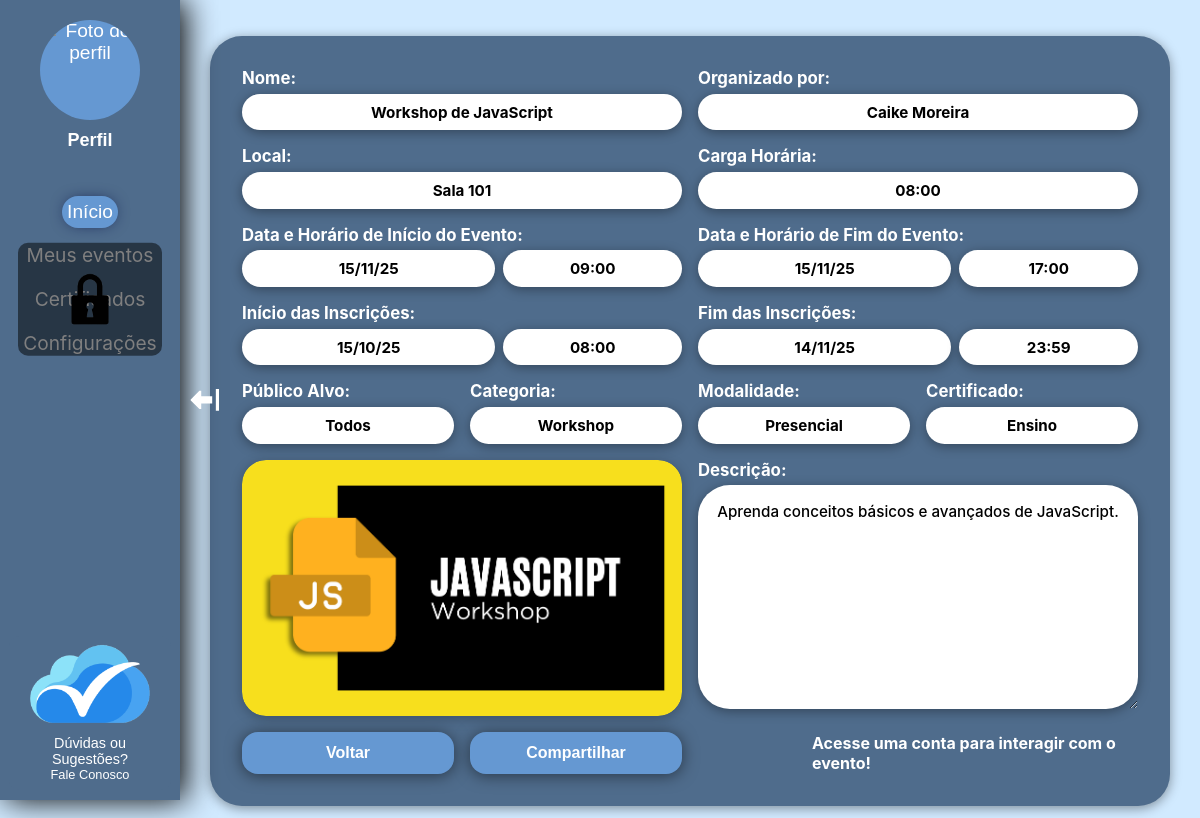
The page /PaginasPublicas/ContainerPublico.php?pagina=evento&id=1 on the database its author committed.
### tables this page shows
CREATE TABLE evento(
    cod_evento INT PRIMARY KEY NOT NULL,
    categoria VARCHAR(40) NOT NULL,
    nome VARCHAR(100) NOT NULL,
    lugar VARCHAR(40) NOT NULL,
    descricao VARCHAR(500),
    publico_alvo VARCHAR(100),
    inicio DATETIME NOT NULL,
    conclusao DATETIME NOT NULL,
    duracao FLOAT, 
    duracao_organizador FLOAT NULL COMMENT 'Carga horária do organizador (se NULL, usa a mesma do participante)',
    certificado TINYINT(1) NOT NULL DEFAULT 0,
    tipo_certificado VARCHAR(50) NULL DEFAULT 'Sem certificacao',
    modalidade ENUM('Presencial','Online','Híbrido') NOT NULL DEFAULT 'Presencial',
    imagem VARCHAR(255) NULL,
    inicio_inscricao DATETIME NULL,
    fim_inscricao DATETIME NULL,
    modelo_certificado_participante VARCHAR(255) NULL DEFAULT 'ModeloExemplo.pptx' COMMENT 'Nome do arquivo do modelo de certificado para participantes',
    modelo_certificado_organizador VARCHAR(255) NULL DEFAULT 'ModeloExemploOrganizador.pptx' COMMENT 'Nome do arquivo do modelo de certificado para organizadores'
);

CREATE TABLE usuario(
    CPF CHAR(11) PRIMARY KEY,
    Nome VARCHAR(100),
    Email VARCHAR(100),
    Senha VARCHAR(255),
    RA CHAR(7) NULL,
    Codigo VARCHAR(8),
    Organizador TINYINT(1) NOT NULL DEFAULT 0,
    TemaSite TINYINT(1) NOT NULL DEFAULT 0,
    FotoPerfil VARCHAR(255) NULL,
    CONSTRAINT chk_codigo_organizador CHECK (
        (Organizador = 0) OR 
        (Organizador = 1 AND Codigo IS NOT NULL)
    ),
    CONSTRAINT chk_tema_site CHECK (TemaSite IN (0,1))
);

### PaginasPublicas/CartaodoEvento.php (the view, shortened to what this page needs)
<!DOCTYPE html>
<html lang="pt-br">
<head>
    <link rel="stylesheet" href="../styleGlobal.css" />
    <link rel="stylesheet" href="../styleGlobalMobile.css" media="(max-width: 767px)" />
    <?php
    include_once('../BancoDados/conexao.php');
    $id_evento = isset($_GET['cod_evento']) ? (int)$_GET['cod_evento'] : (isset($_GET['id']) ? (int)$_GET['id'] : 1);
    $sql = "SELECT e.*, u.Nome as nome_organizador
            FROM evento e
            LEFT JOIN organiza o ON e.cod_evento = o.cod_evento
            LEFT JOIN usuario u ON o.CPF = u.CPF
            WHERE e.cod_evento = $id_evento";
    $resultado = mysqli_query($conexao, $sql);
    if ($resultado && mysqli_num_rows($resultado) > 0) {
        $evento = mysqli_fetch_assoc($resultado);
        $data_inicio = date('d/m/y', strtotime($evento['inicio']));
        $data_fim = date('d/m/y', strtotime($evento['conclusao']));
        $hora_inicio = date('H:i', strtotime($evento['inicio']));
        $hora_fim = date('H:i', strtotime($evento['conclusao']));
        $data_inicio_inscricao = '-';
        $data_fim_inscricao = '-';
        $hora_inicio_inscricao = '-';
        $hora_fim_inscricao = '-';
        if (!empty($evento['inicio_inscricao'])) {
            $data_inicio_inscricao = date('d/m/y', strtotime($evento['inicio_inscricao']));
            $hora_inicio_inscricao = date('H:i', strtotime($evento['inicio_inscricao']));
        }
        if (!empty($evento['fim_inscricao'])) {
            $data_fim_inscricao = date('d/m/y', strtotime($evento['fim_inscricao']));
            $hora_fim_inscricao = date('H:i', strtotime($evento['fim_inscricao']));
        }
        $nome_organizador = isset($evento['nome_organizador']) && $evento['nome_organizador'] !== '' ? $evento['nome_organizador'] : 'Não informado';
        $carga_horaria = isset($evento['duracao']) && $evento['duracao'] > 0 ? floatval($evento['duracao']) : 0;
    }
    $tipo_certificado = isset($evento['tipo_certificado']) ? $evento['tipo_certificado'] : '';
    $tem_certificado = isset($evento['certificado']) && (int)$evento['certificado'] === 1;
    if ($tem_certificado) {
        if ($tipo_certificado === 'Ensino' || $tipo_certificado === 'Pesquisa' || $tipo_certificado === 'Extensão') {
            $certificado_display = $tipo_certificado;
        } else {
            $certificado_display = 'Sim';
        }
    } else {
        $certificado_display = 'Não';
    }
    $modalidade = isset($evento['modalidade']) && $evento['modalidade'] !== '' ? $evento['modalidade'] : 'Presencial';
    $imagem_rel = (isset($evento['imagem']) && $evento['imagem'] !== '' && $evento['imagem'] !== null)
        ? $evento['imagem']
        : 'ImagensEventos/CEU-ImagemEvento.png';
    $imagem_src = '../' . ltrim($imagem_rel, "/\\");
    ?>
</head>
<body>
    <div id="main-content">
        <div class="cartao-evento">
            <div class="Nome grupo-campo">
                <label>Nome:</label>
                <div class="caixa-valor"><?php echo htmlspecialchars($evento['nome']); ?></div>
            </div>
            <div class="Organizador grupo-campo">
                <label>Organizado por:</label>
                <div class="caixa-valor"><?php echo htmlspecialchars($nome_organizador); ?></div>
            </div>
            <div class="Local grupo-campo">
                <label>Local:</label>
                <div class="caixa-valor"><?php echo htmlspecialchars($evento['lugar']); ?></div>
            </div>
            <div class="CargaHoraria grupo-campo">
                <label>Carga Horária:</label>
                <div class="caixa-valor"><?php
                    $horas = intval($carga_horaria);
                    $minutos = round(($carga_horaria - $horas) * 60);
                    echo str_pad($horas, 2, '0', STR_PAD_LEFT) . ':' . str_pad($minutos, 2, '0', STR_PAD_LEFT);
                ?></div>
            </div>
            <div class="DataHorarioInicio grupo-campo">
                <label>Data e Horário de Início do Evento:</label>
                <div class="campo-data-horario">
                    <div class="caixa-valor"><?php echo $data_inicio; ?></div>
                    <div class="caixa-valor"><?php echo $hora_inicio; ?></div>
                </div>
            </div>
            <div class="DataHorarioFim grupo-campo">
                <label>Data e Horário de Fim do Evento:</label>
                <div class="campo-data-horario">
                    <div class="caixa-valor"><?php echo $data_fim; ?></div>
                    <div class="caixa-valor"><?php echo $hora_fim; ?></div>
                </div>
            </div>
            <div class="DataHorarioInscricaoInicio grupo-campo">
                <label>Início das Inscrições:</label>
                <div class="campo-data-horario">
                    <div class="caixa-valor"><?php echo htmlspecialchars($data_inicio_inscricao); ?></div>
                    <div class="caixa-valor"><?php echo htmlspecialchars($hora_inicio_inscricao); ?></div>
                </div>
            </div>
            <div class="DataHorarioInscricaoFim grupo-campo">
                <label>Fim das Inscrições:</label>
                <div class="campo-data-horario">
                    <div class="caixa-valor"><?php echo htmlspecialchars($data_fim_inscricao); ?></div>
                    <div class="caixa-valor"><?php echo htmlspecialchars($hora_fim_inscricao); ?></div>
                </div>
            </div>
            <div class="PublicoAlvo grupo-campo">
                <label>Público Alvo:</label>
                <div class="caixa-valor"><?php echo htmlspecialchars($evento['publico_alvo'] ?? 'Não informado'); ?></div>
            </div>
            <div class="Categoria grupo-campo">
                <label>Categoria:</label>
                <div class="caixa-valor"><?php echo htmlspecialchars($evento['categoria'] ?? ''); ?></div>
            </div>
            <div class="Modalidade grupo-campo">
                <label>Modalidade:</label>
                <div class="caixa-valor"><?php echo htmlspecialchars($modalidade); ?></div>
            </div>
            <div class="Certificado grupo-campo">
                <label>Certificado:</label>
                <div class="caixa-valor"><?php echo htmlspecialchars($certificado_display); ?></div>
            </div>
            <div class="Imagem campo-imagem">
                <div class="carrossel-imagens">
                    <img id="imagem-carrossel" src="<?php echo htmlspecialchars($imagem_src); ?>" alt="Imagem do evento">
                </div>
            </div>
            <div class="Descricao grupo-campo">
                <label>Descrição:</label>
                <div class="caixa-valor caixa-descricao"><?php echo htmlspecialchars($evento['descricao']); ?></div>
            </div>
            <div class="BotaoVoltar">
                <button class="botao" onclick="history.back()">Voltar</button>
            </div>
            <div class="BotaoCompartilhar">
                <button class="botao" onclick="abrirModalCompartilhar()">Compartilhar</button>
            </div>
            <div class="MensagemLogin">
                <?php if (isset($_SESSION['cpf']) && !empty($_SESSION['cpf'])): ?>
                    <button id="btn-ser-colaborador" class="botao">Ser Colaborador</button>
                <?php else: ?>
                    <h4 class="MensagemLogin">Acesse uma conta para interagir com o evento!</h4>
                <?php endif; ?>
            </div>
        </div>
    </div>
</body>
</html>

### PaginasPublicas/ContainerPublico.php (shortened to what this page needs)
<!DOCTYPE html>
<html lang="pt-br">
<head>
    <link rel="stylesheet" href="../styleGlobal.css" />
    <link rel="stylesheet" href="../styleGlobalMobile.css" media="(max-width: 767px)" />
    <link rel="stylesheet" href="../styleModais.css" />
</head>
<body <?php if (($pagina ?? ($_GET['pagina'] ?? 'inicio')) === 'inicio') {
            echo 'class="pagina-inicio"';
        } ?>>
    <?php
    $paginasPermitidas = [
        'inicio' => 'Inicio.php',
        'login' => 'Login.html',
        'cadastroP' => 'CadastroParticipante.html',
        'cadastroO' => 'CadastroOrganizador.html',
        'redefinirSenha' => 'RedefinirSenha.html',
        'evento' => 'CartaodoEvento.php',
        'solicitarCodigo' => 'SolicitarCodigo.html',
        'faleConosco' => '../PaginasGlobais/FaleConosco.html',
        'termos' => '../PaginasGlobais/TermosDeCondicoes.html',
    ];
    $pagina = $_GET['pagina'] ?? 'inicio';
    $arquivo = $paginasPermitidas[$pagina] ?? $paginasPermitidas['inicio'];
    ?>
    <div id="conteudo-dinamico">
        <?php include $arquivo; ?>
    </div>
</body>
</html>

### styleGlobal.css (style rules this page uses)
#main-content { transition: margin-left 0.3s, margin-right 0.3s; margin-left: 0; margin-right: 0; }
#main-content.shifted { margin-left: clamp(180px, 15vw, 220px); }
html, body { scrollbar-width: thin; scrollbar-color: var(--botao) var(--caixas); overflow-x: hidden; max-width: 100%; }
*, *::before, *::after { box-sizing: border-box; margin: 0; padding: 0; }
body { margin: 0; padding: 0; font-family: 'Inter', sans-serif; background-color: var(--fundo); color: var(--branco); min-height: calc(100dvh - max(env(safe-area-inset-bottom, 0px), var(--ceu-safe-bottom, 0px))); padding-bottom: max(env(safe-area-inset-bottom, 0px), var(--ceu-safe-bottom, 0px)); visibility: visible; opacity: 1; transition: opacity 0.15s ease-in; }
body.js-ready { overflow: visible; }
body.js-ready #conteudo-dinamico { opacity: 1; visibility: visible; transition: opacity 0.2s ease-in; }
body.js-ready:not(.pagina-com-barra-pesquisa):not(.pagina-inicio):not(.pagina-lista-eventos) #conteudo-dinamico { display: flex; justify-content: center; align-items: center; min-height: calc(100dvh - max(env(safe-area-inset-bottom, 0px), var(--ceu-safe-bottom, 0px))); width: 100%; overflow-x: hidden; box-sizing: border-box; }
.btn, .botao { border: none; cursor: pointer; border-radius: 1rem !important; box-shadow: 0rem 0.1rem 1rem var(--sombra-leve) !important; transition: transform 0.2s ease, box-shadow 0.2s ease, background-color 0.2s ease !important; will-change: transform !important; }
.Menu { position: fixed; z-index: 1000; top: 0; left: 0; height: 100vh; height: 100dvh; width: clamp(150px, 15%, 300px); background-color: var(--caixas); box-shadow: 5px 0 30px var(--preto); transform: translateX(-100%); transition: transform 0.3s ease; }
.Menu.expanded { transform: translateX(0); }
.Menu .conteudo { display: flex; flex-direction: column; align-items: center; gap: clamp(16px, 3vw, 20px); width: 100%; }
.Menu .perfil { display: flex; flex-direction: column; align-items: center; }
.Menu .header-menu { position: relative; display: flex; flex-direction: column; align-items: center; justify-content: center; gap: 0; padding: 0; margin-bottom: clamp(24px, 4vw, 30px); margin-top: clamp(16px, 3vw, 20px); }
.Menu .perfil button { display: flex; flex-direction: column; align-items: center; }
.Menu .perfil img { width: clamp(80px, 12vw, 100px); height: clamp(80px, 12vw, 100px); border-radius: 50%; background-color: var(--botao); }
.Menu .perfil span { color: var(--branco); font-weight: bold; margin-top: clamp(8px, 1.5vw, 10px); text-align: center; max-width: 90%; font-size: clamp(0.8rem, 1.5vw, 1.5rem); overflow-wrap: break-word; word-break: break-word; }
.Menu button { color: var(--branco); font-size: clamp(1rem, 1.8vw, 1.2rem); background: none; border: none; cursor: pointer; transition: transform 0.2s cubic-bezier(.4,1.5,.5,1), box-shadow 0.35s cubic-bezier(.4,1.5,.5,1), border-radius 0.2s; }
.Menu button.ativo { background-color: var(--botao); border-radius: clamp(24px, 4vw, 30px); box-shadow: 0 0 0 clamp(3px, 0.5vw, 5px) var(--botao), 0 0 clamp(12px, 2.5vw, 16px) 0 var(--azul-escuro); }
.Menu .rodape { position: absolute; bottom: calc(clamp(8px, 1.5vw, 10px) + max(env(safe-area-inset-bottom, 0px), var(--ceu-safe-bottom, 0px))); left: 0; right: 0; margin-left: auto; margin-right: auto; text-align: center; display: flex; flex-direction: column; align-items: center; justify-content: center; padding: clamp(6px, 1.2vw, 8px) clamp(10px, 2vw, 15px); border-radius: clamp(8px, 1.5vw, 10px); background-color: var(--caixas); width: fit-content; max-width: 90%; transition: all 0.2s ease; }
.Menu .rodape img { width: clamp(50px, 8em, 150px); display: block; }
.Menu .rodape div { color: var(--branco); font-size: clamp(0.5rem, 1.3vw, 0.9rem); margin-top: clamp(8px, 1.5vw, 10px); white-space: normal; overflow-wrap: anywhere; word-break: normal; text-align: center; }
.Menu .rodape p { color: var(--branco); font-size: clamp(0.6rem, 1.1vw, 0.8rem); }

### styleGlobalMobile.css (style rules this page uses)
@media screen and (min-width: 1025px) { body { display: block !important; justify-content: initial !important; align-items: initial !important; min-height: auto !important; } }
@media screen and (min-width: 1025px) { #main-content { height: auto !important; overflow: visible !important; } }

### rows shown on the page
evento: nome "Workshop de JavaScript", usuario.Nome "Caike Moreira", lugar "Sala 101", duracao "08", duracao "00", inicio "15/11/25", inicio "09:00", conclusao "15/11/25", conclusao "17:00", inicio_inscricao "15/10/25", inicio_inscricao "08:00", fim_inscricao "14/11/25", fim_inscricao "23:59", publico_alvo "Todos", categoria "Workshop", modalidade "Presencial", tipo_certificado "Ensino", imagem (picture), descricao "Aprenda conceitos básicos e avançados de JavaScript."
